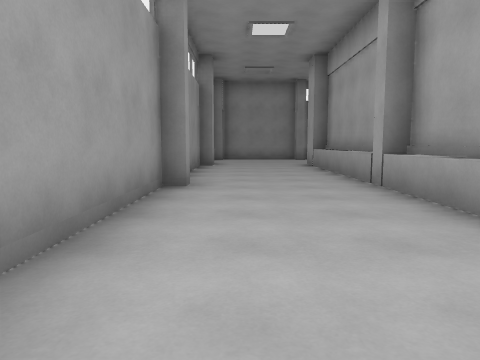
[1] (above)

24 first-person views from a walk through a 3-D level made in the Godot game engine. The camera is 1.3 m above the floor, tilts 6° down and sees 70° across. The floor is counted in squares, 2 m on a side. Each view is taken from the middle of a square. On the plan, view 1 faces up. The plan holds only what a view shows up to about 10 squares ahead; the rest is blank. The place goes on beyond the plan.

[2]
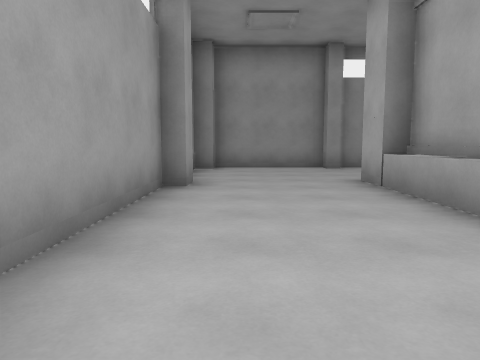

[3]
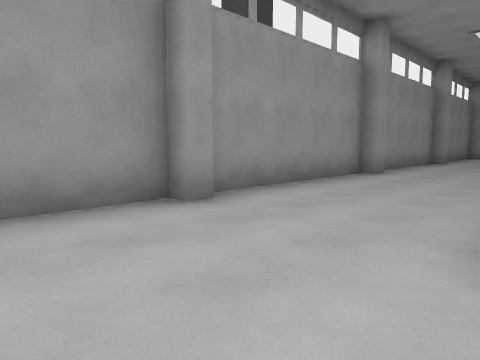

[4]
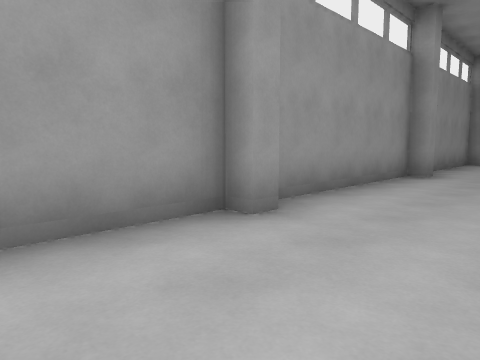

[5]
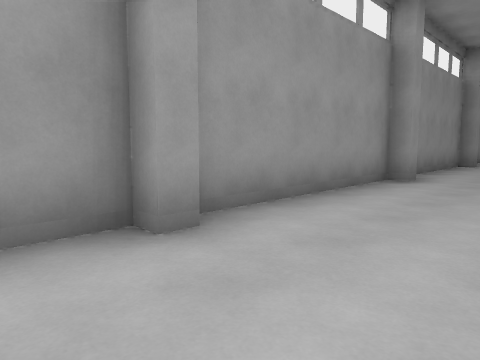

[6]
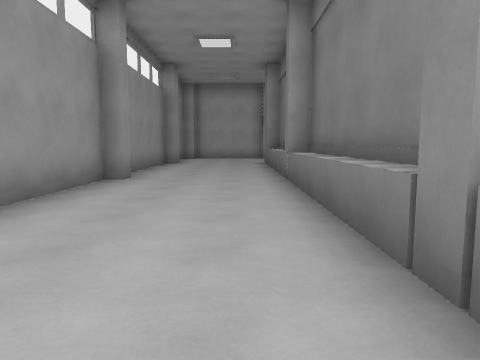

[7]
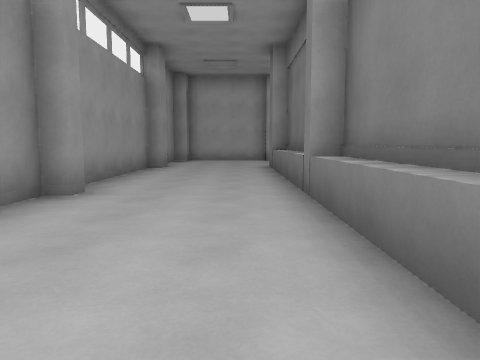

[8]
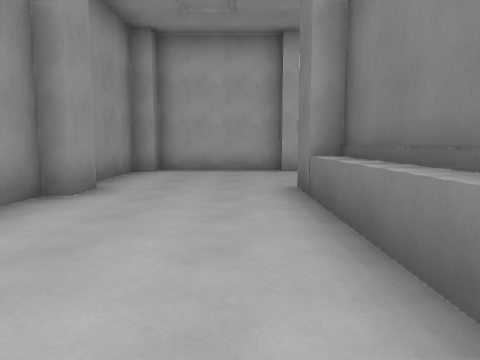

[9]
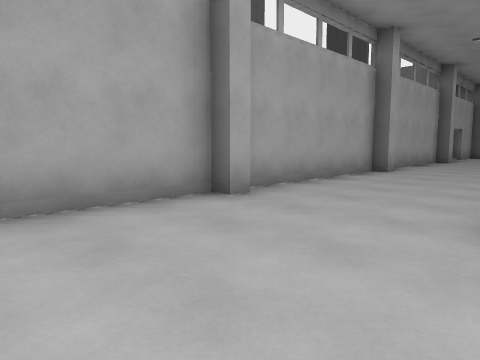

[10]
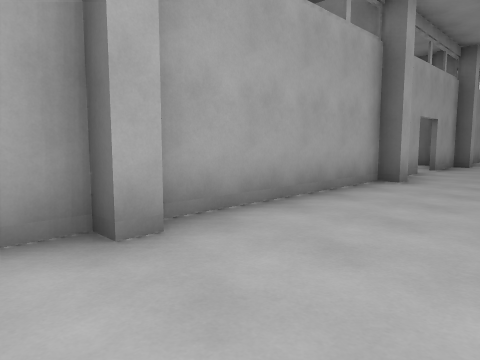

[11]
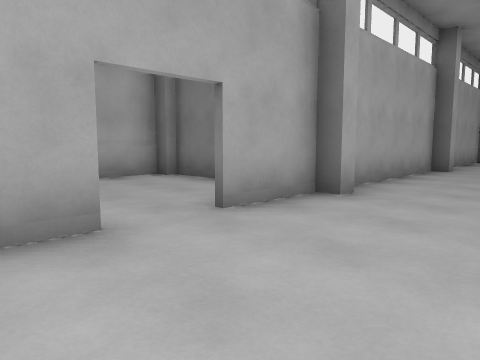

[12]
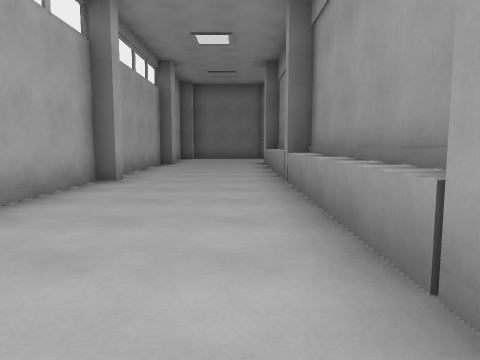

[13]
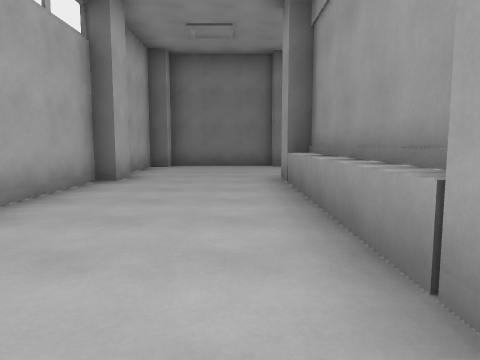

[14]
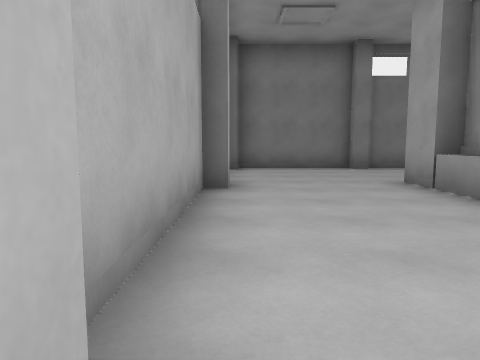

[15]
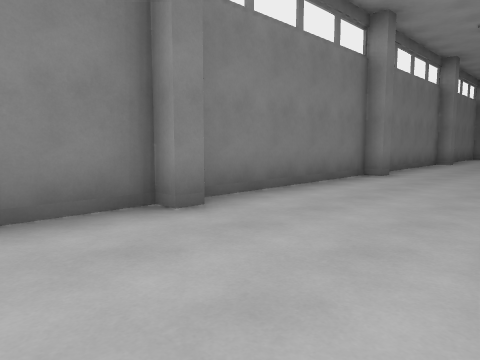

[16]
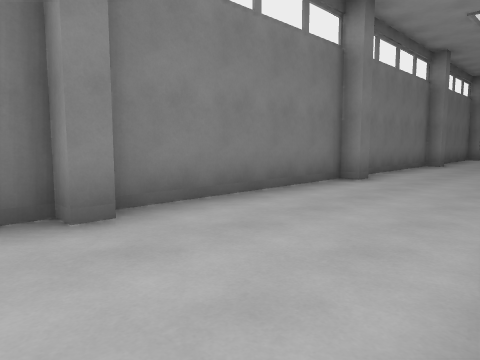

[17]
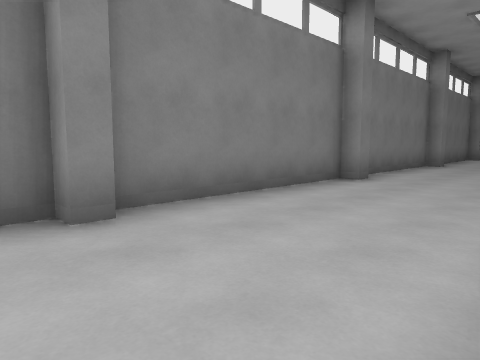

[18]
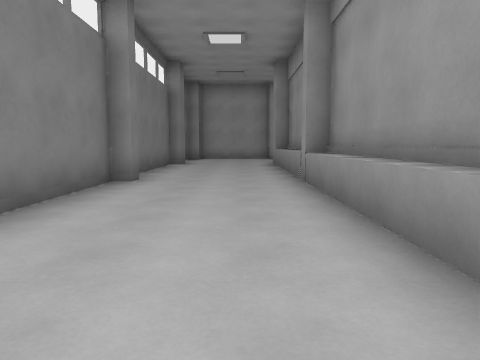

[19]
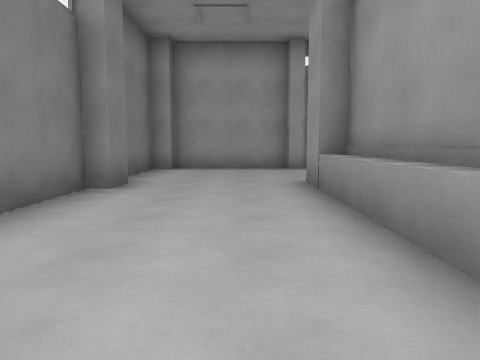

[20]
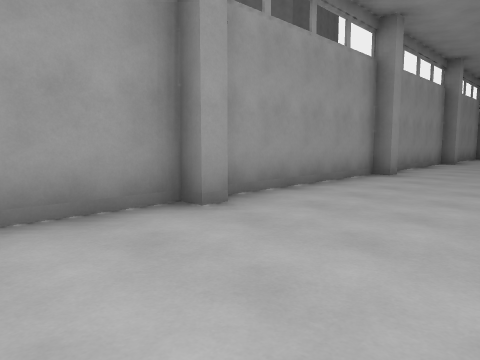

[21]
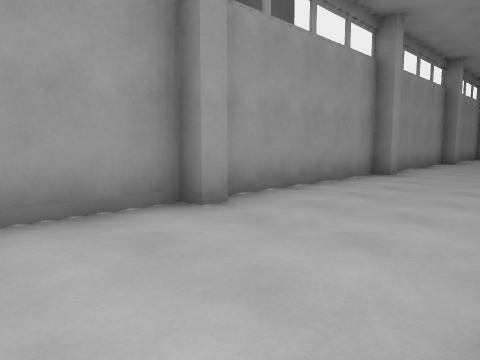

[22]
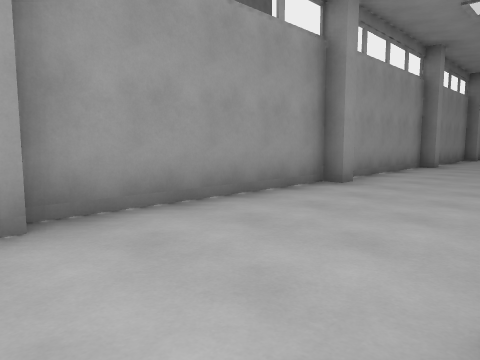

[23]
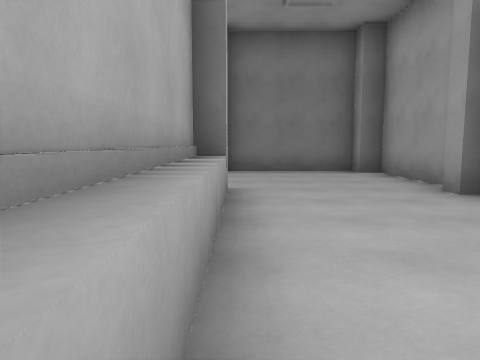

[24]
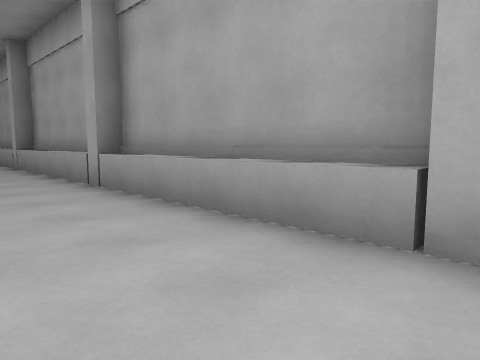

### Floor plan
Key: @ floor where view 1 was taken; # wall or solid block; . floor.
Columns run from 2 left of view 1 to 36 right of it. Each row starts with its distance up from view 1.
 15  #################################
 14  #...............................##
 13  .................................#
 12  ..........  .... ................#
 11 ##...#             ############...#
 10 #....#                         ...#
  9 #....#                         ...#
  8 #....#                         ...#
  7 #....#                         ...#
  6 ##...#                         ...#
  5 #....#                         ...#
  4 #....#                         ...#
  3 #....#                          ..#
  2 #....#                          ..#
  1 ##...#                          ..#
  0 #.@..#                         ...#
 -1 #....#                         ...#
 -2 #....#                         .......
 -3 #....#                         ...#...#
 -4 ##...#                        #...#...#
 -5 #....#                        #...#####
 -6 #...                          #...#
 -7 #....                         #...#
 -8 #....                         #...#
 -9 ##...                         #...#
-10 #....#                        #...#
-11 #....#                        #...#
-12 #....#                        #...#
-13 #....#                        #...#
-14 ##...##########               #...#
-15 #...............  .... ....  .....#
-16 #.................................#
-17 #.................................#
-18 ##...#....#....#....#....#....#..##
-19  ######## ########################

Where each view was taken, in squares from view 1:
view 1: 0 up, 0 right, facing up
view 2: 5 up, 0 right, facing up
view 3: 11 up, 0 right, facing up-right
view 4: 12 up, 5 right, facing up-right
view 5: 12 up, 11 right, facing up-right
view 6: 12 up, 16 right, facing right
view 7: 12 up, 18 right, facing right
view 8: 12 up, 23 right, facing right
view 9: 14 up, 28 right, facing down-right
view 10: 7 up, 29 right, facing down-right
view 11: 0 up, 29 right, facing down-right
view 12: 3 down, 29 right, facing down
view 13: 8 down, 29 right, facing down
view 14: 9 down, 31 right, facing down
view 15: 15 down, 30 right, facing down-left
view 16: 15 down, 24 right, facing down-left
view 17: 15 down, 19 right, facing down-left
view 18: 16 down, 14 right, facing left
view 19: 16 down, 8 right, facing left
view 20: 17 down, 2 right, facing up-left
view 21: 12 down, 2 right, facing up-left
view 22: 10 down, 2 right, facing up-left
view 23: 10 down, 2 right, facing down
view 24: 5 down, 0 right, facing up-right
